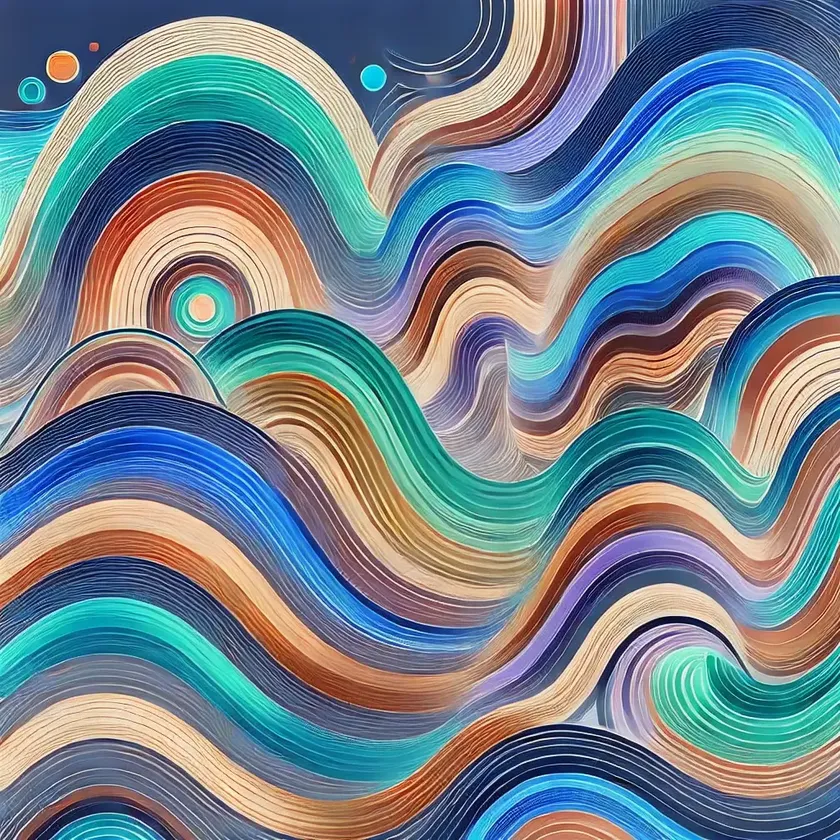
#> input picture Algorithmics/Final_exam/ex_01/img/img_13_negative.webp, 840 x 840 px, shrunk from 1024 x 1024 before the run; its folder holds only this picture in this run
$ python ex_01_cosine.py
#> lines starting #> are read from the running program, lines starting #| are printed output that depends on the picture
import numpy as np
import os
from PIL import Image
import matplotlib.pyplot as plt
import matplotlib.gridspec as gridspec
from concurrent.futures import ProcessPoolExecutor

def image_to_matrix(image_path):
#> called with image_path = 'img/img_13_negative.webp'
    image = Image.open(image_path).convert('RGB')
#> image is the input picture: PIL image 840x840 RGB; mean R, G, B 114.5, 132.5, 141.3
    return np.array(image, dtype=np.float32)

def extract_vertical_lines(image_rgb):
    return np.moveaxis(image_rgb, 1, 0)

def normalize_vectors(vectors):
    norms = np.linalg.norm(vectors, axis=1, keepdims=True)
    norms[norms == 0] = 1
    return vectors / norms

def compute_cosine_similarities_batch(norm_lines1, norm_lines2):
    return np.dot(norm_lines1, norm_lines2.T)

def process_image_pairs(args):
    i, j, norm_lines_i, norm_lines_j, n = args
    similarities = []
    max_lines_i, max_lines_j = norm_lines_i.shape[0], norm_lines_j.shape[0]

    for k in range(0, max_lines_i - n + 1, n):
        for l in range(0, max_lines_j - n + 1, n):
            if i == j and k == l:
                continue

            segment_similarity = compute_cosine_similarities_batch(
                norm_lines_i[k:k + n],
                norm_lines_j[l:l + n]
            ).mean()

            similarities.append((i, j, (k, k + n), (l, l + n), segment_similarity))

    return similarities

def visualize_similar_lines(image1, image2, range1, range2, similarity, n):
    cropped_image1 = image1[:, range1[0]:range1[0] + n, :]
    cropped_image2 = image2[:, range2[0]:range2[0] + n, :]

    fig = plt.figure(figsize=(10, 5))
    gs = gridspec.GridSpec(1, 2, width_ratios=[1, 1])

    ax0 = plt.subplot(gs[0])
    ax0.imshow(cropped_image1 / 255.0)
    ax0.set_title(f"Image 1 - Lines {range1[0]}-{range1[0] + n - 1}")
    ax0.axis('off')

    ax1 = plt.subplot(gs[1])
    ax1.imshow(cropped_image2 / 255.0)
    ax1.set_title(f"Image 2 - Lines {range2[0]}-{range2[0] + n - 1}")
    ax1.axis('off')

    plt.suptitle(f"Similarity: {similarity:.4f}", fontsize=16)
    plt.tight_layout()
    plt.show()

def main(n):
    list_images = os.listdir('img')
    matrix_images = [image_to_matrix(os.path.join('img', img)) for img in list_images]
    vertical_lines = [extract_vertical_lines(img) for img in matrix_images]
#> vertical_lines = 1 item
    normalized_lines = [normalize_vectors(lines.reshape(lines.shape[0], -1)) for lines in vertical_lines]
#> normalized_lines = 1 item

    tasks = []
    for i in range(len(normalized_lines)):
        for j in range(i, len(normalized_lines)):
            tasks.append((i, j, normalized_lines[i], normalized_lines[j], n))
#> this loop made 1 pass
#> after the loop, tasks = 1 item

    num_cores = os.cpu_count()
    with ProcessPoolExecutor(max_workers=num_cores) as executor:
        results = executor.map(process_image_pairs, tasks)

    index_similarities = [item for sublist in results for item in sublist]
#> index_similarities = 12 items
    index_similarities.sort(key=lambda x: x[4], reverse=True)

    print("Most similar vertical line groups:")
    for idx in range(min(10, len(index_similarities))):
        img1_idx, img2_idx, range1, range2, similarity = index_similarities[idx]
        print(f"Image {img1_idx} and Image {img2_idx}")
        print(f"Vertical lines {range1[0]}-{range1[1] - 1} and {range2[0]}-{range2[1] - 1}")
        print(f"Cosine similarity: {similarity:.4f}")
        print()

        visualize_similar_lines(
            matrix_images[img1_idx],
            matrix_images[img2_idx],
            range1,
            range2,
            similarity,
            n
        )
        return index_similarities
#> this loop made 1 pass
#> (img1_idx, img2_idx, range1, range2, similarity) on pass 1: (0, 0, (200, 400), (400, 600), 0.827)
#| Image 0 and Image 0
#| Vertical lines 200-399 and 400-599
#| Cosine similarity: 0.8273
#> pass 1, in visualize_similar_lines, `cropped_image1 = image1[:, range1[0]:range1[0] + n, :]`:
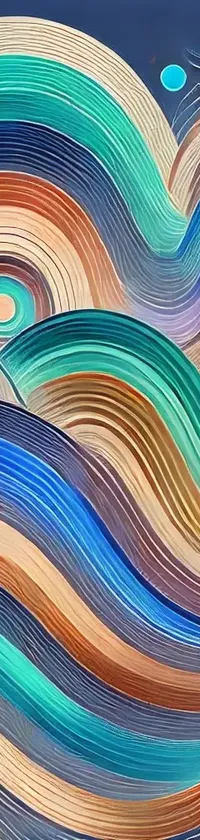
#> cropped_image1: shape (840, 200, 3) float32; mean of channels 0, 1, 2 114.9, 134.8, 137; drawn as R, G, B
#> pass 1, in visualize_similar_lines, `cropped_image2 = image2[:, range2[0]:range2[0] + n, :]`:
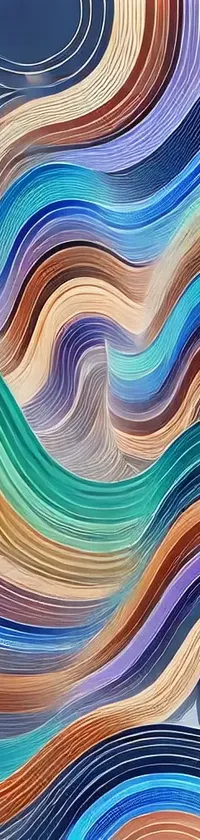
#> cropped_image2: shape (840, 200, 3) float32; mean of channels 0, 1, 2 122.6, 129.5, 140.3; drawn as R, G, B
#> pass 1, in visualize_similar_lines, `plt.show()`:
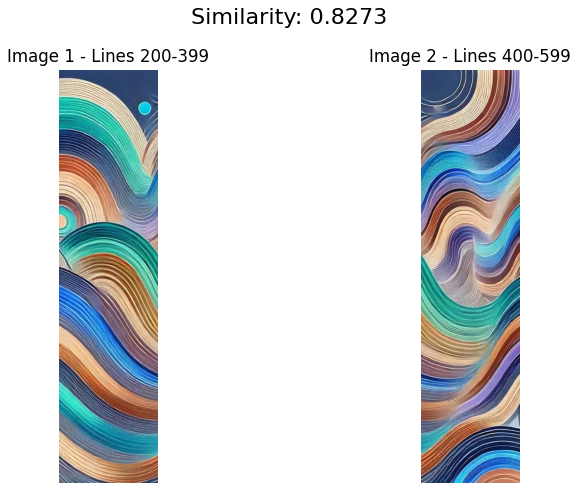
#> figure drawn by matplotlib, 2 panels

if __name__ == '__main__':
    main(200)

$ run again, on Algorithmics/Final_exam/ex_01/img/img_14.webp
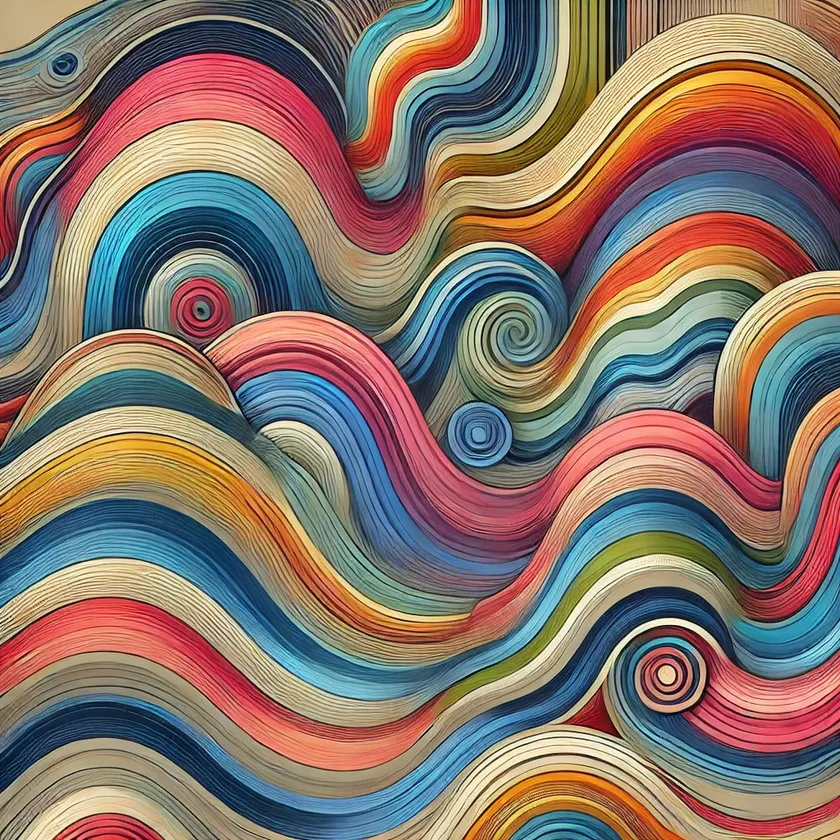
#> input picture Algorithmics/Final_exam/ex_01/img/img_14.webp, 840 x 840 px, shrunk from 1024 x 1024 before the run
#> in image_to_matrix, image is the input picture: PIL image 840x840 RGB; mean R, G, B 135.4, 116.9, 107.2
#> vertical_lines = 1 item
#> the loop in main, `for i in range(len(normalized_lines)):` made 1 pass
#> index_similarities = 12 items
#> the loop in main, `for idx in range(min(10, len(index_similarities))):` made 1 pass
#> (img1_idx, img2_idx, range2, similarity) on pass 1: (0, 0, (200, 400), 0.813)
#> (printed output is left out)
#> pass 1, in visualize_similar_lines, `cropped_image2 = image2[:, range2[0]:range2[0] + n, :]`:
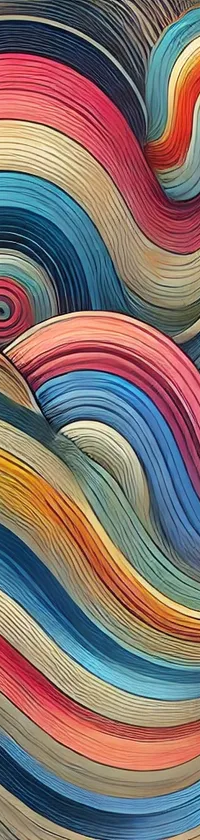
#> cropped_image2: shape (840, 200, 3) float32; mean of channels 0, 1, 2 130.8, 113.2, 109.8; drawn as R, G, B
#> pass 1, in visualize_similar_lines, `plt.show()`:
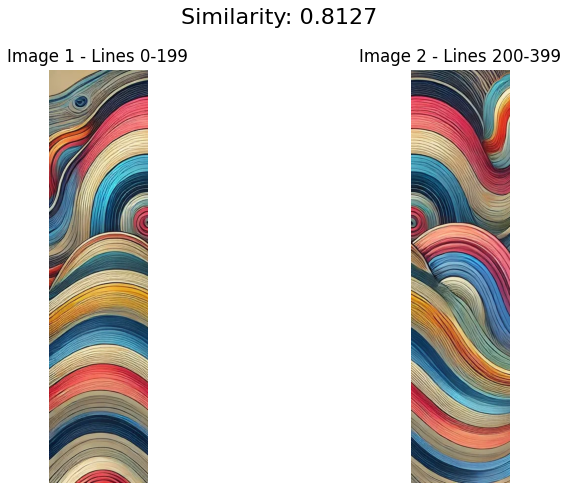
#> figure drawn by matplotlib, 2 panels
